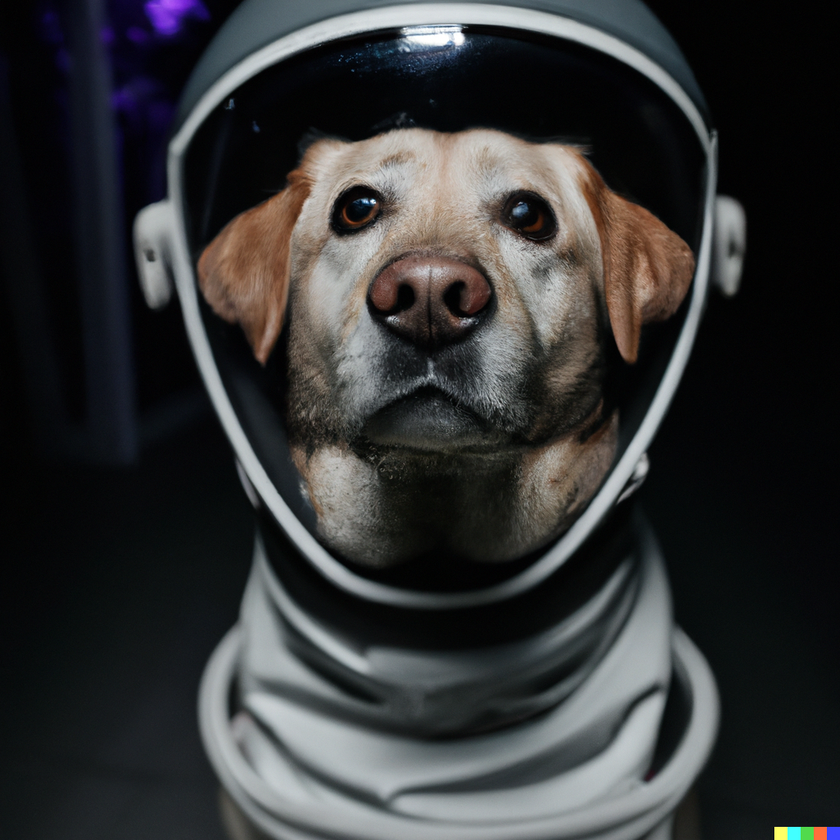
#> input picture LAB2/imgs_lab/sample_image.png, 840 x 840 px, shrunk from 1024 x 1024 before the run
$ jupyter execute --allow-errors EXERCISE2_3-SOL.ipynb
#> lines starting #> are read from the running program, lines starting #| are printed output that depends on the picture; long printed decimals are rounded
# Exercise 2.3: Basic Image Processing and Analysis

## Objective:

The objective of this exercise is to help beginners get familiar with NumPy, scipy, scikit-learn, and OpenCV while performing basic image processing and analysis tasks.

[cell 1]
#read image

import cv2

# Load the image
image = cv2.imread('imgs_lab/sample_image.png')
#> image is the input picture: shape (840, 840, 3); mean B, G, R 53.3, 52.8, 52

Display image

[cell 2]
# Display the image
from matplotlib import pyplot as plt
plt.imshow(cv2.cvtColor(image, cv2.COLOR_BGR2RGB))

Convert to grayscale

[cell 3]
# Convert to grayscale
gray_image = cv2.cvtColor(image, cv2.COLOR_BGR2GRAY)
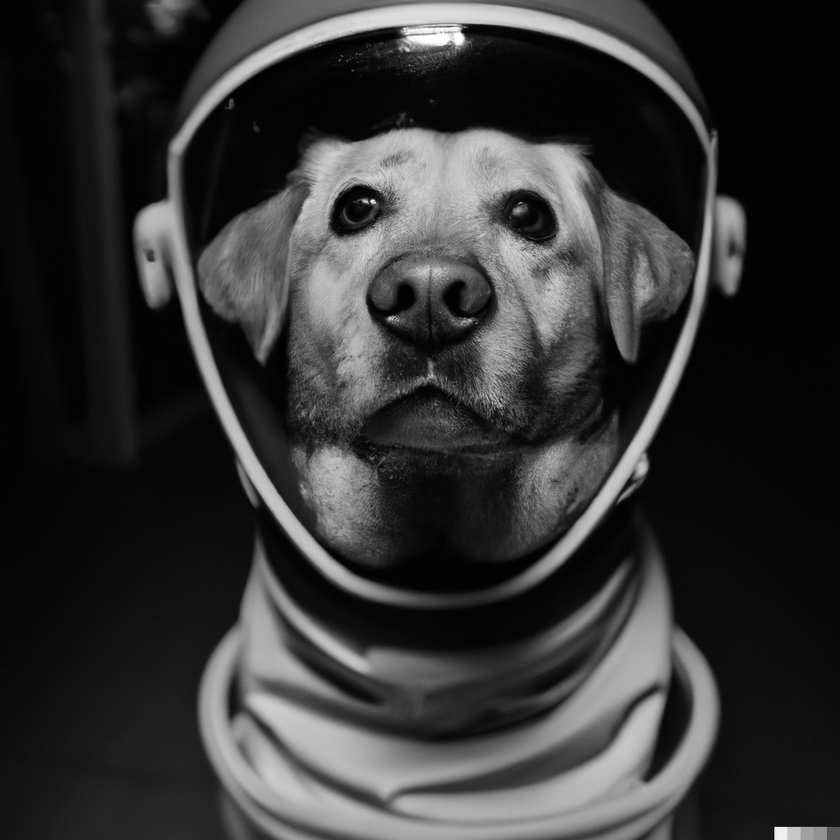
#> gray_image: shape (840, 840); min 0, max 255, mean 52.6
plt.imshow(cv2.cvtColor(gray_image, cv2.COLOR_BGR2RGB))

Apply an image enhancement technique, such as histogram equalization, to the grayscale image using OpenCV

https://docs.opencv.org/3.4/d4/d1b/tutorial_histogram_equalization.html

[cell 4]
# Apply histogram equalization
equalized_image = cv2.equalizeHist(gray_image)
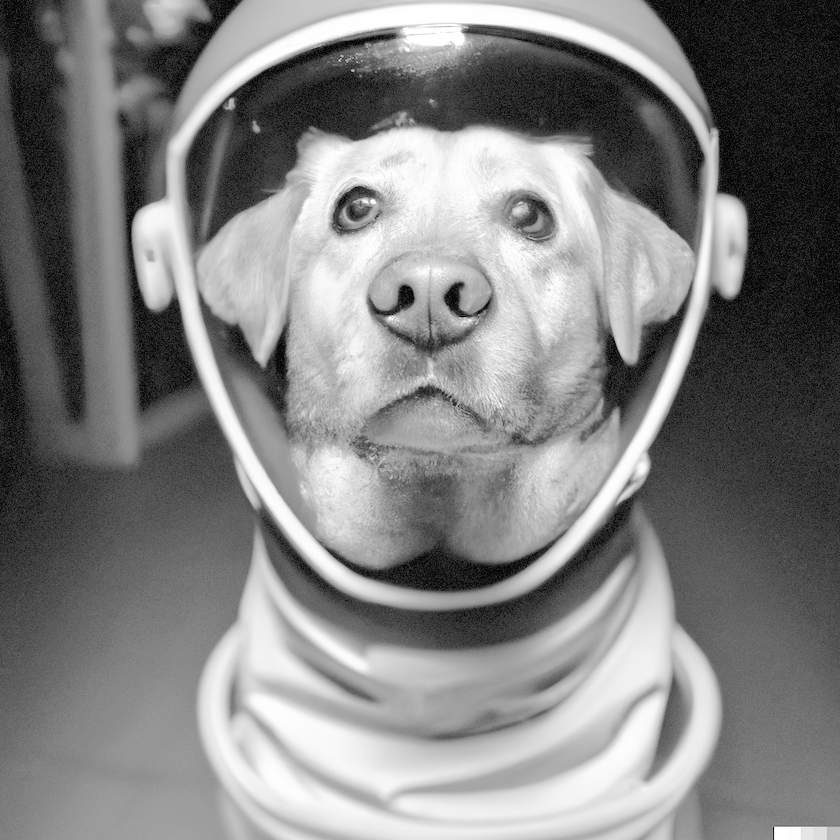
#> equalized_image: shape (840, 840); min 0, max 255, mean 129.9
plt.imshow(cv2.cvtColor(equalized_image, cv2.COLOR_BGR2RGB))

Apply an edge detection algorithm, such as the Canny edge detector, to the enhanced image using OpenCV

[cell 5]
# Apply Canny edge detection
edges = cv2.Canny(equalized_image, 100, 200)
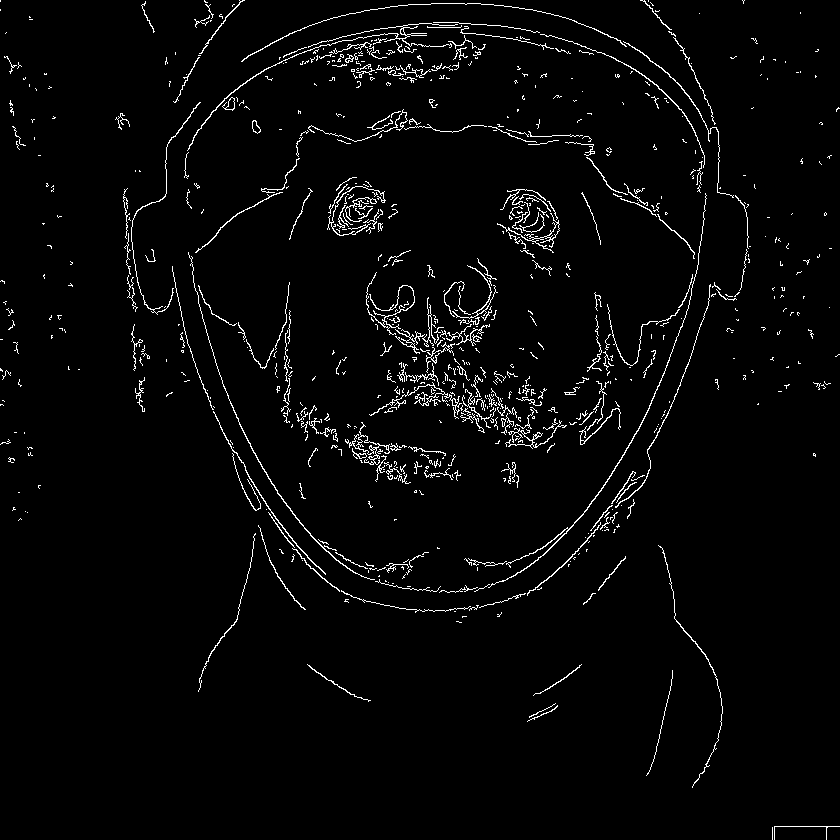
#> edges: shape (840, 840); 2.8% white in thin lines or dots
plt.imshow(edges)

Use NumPy or scikit-learn to extract basic features from the image, such as the number of edges, image dimensions, or average pixel intensity.

[cell 6]
import numpy as np

# Extract the number of edges using NumPy
num_edges = np.sum(edges) / 255  # Assuming edges are binary (0 or 255)
#> num_edges = 19843

# Calculate average pixel intensity
average_intensity = np.mean(equalized_image)
#> average_intensity = 129.9

# Print the results
print(f"Average Pixel Intensity: {average_intensity}")
#| Average Pixel Intensity: 129.934
print(f"Number of Edges: {num_edges}")
#| Number of Edges: 19843.0
